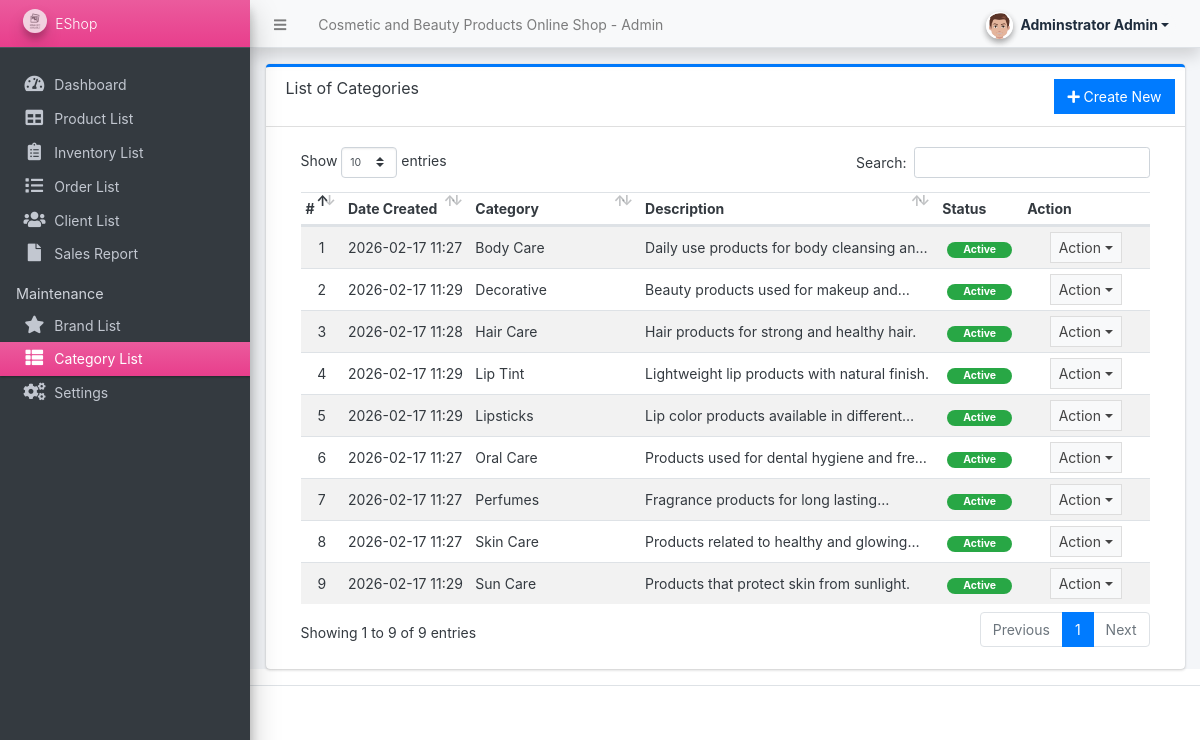
The app's page /admin/?page=maintenance/category (signed in) with its own data.
### tables this page shows
CREATE TABLE `categories` (
  `id` int(30) NOT NULL,
  `category` varchar(250) NOT NULL,
  `description` text DEFAULT NULL,
  `status` tinyint(1) NOT NULL DEFAULT 1,
  `delete_flag` tinyint(1) NOT NULL DEFAULT 0,
  `date_created` datetime NOT NULL DEFAULT current_timestamp()
);

### admin/maintenance/category.php (the view, shortened to what this page needs)
<div class="card card-outline card-primary">
	<div class="card-header">
		<h3 class="card-title">List of Categories</h3>
		<div class="card-tools">
			<a href="javascript:void(0)" id="create_new" class="btn btn-flat btn-primary"><span class="fas fa-plus"></span>  Create New</a>
		</div>
	</div>
	<div class="card-body">
		<div class="container-fluid">
        <div class="container-fluid">
			<table class="table table-hover table-striped">
				<colgroup>
					<col width="5%">
					<col width="15%">
					<col width="20%">
					<col width="35%">
					<col width="10%">
					<col width="15%">
				</colgroup>
				<thead>
					<tr>
						<th>#</th>
						<th>Date Created</th>
						<th>Category</th>
						<th>Description</th>
						<th>Status</th>
						<th>Action</th>
					</tr>
				</thead>
				<tbody>
					<?php
					$i = 1;
						$qry = $conn->query("SELECT * from `categories` where delete_flag = 0 order by category asc ");
						while($row = $qry->fetch_assoc()):
                            $row['description'] = strip_tags(stripslashes(html_entity_decode($row['description'])));
					?>
						<tr>
							<td class="text-center"><?php echo $i++; ?></td>
							<td><?php echo date("Y-m-d H:i",strtotime($row['date_created'])) ?></td>
							<td><?php echo $row['category'] ?></td>
							<td ><p class="truncate-1 m-0"><?php echo $row['description'] ?></p></td>
							<td class="text-center">
                                <?php if($row['status'] == 1): ?>
                                    <span class="badge badge-success px-3 rounded-pill">Active</span>
                                <?php else: ?>
                                    <span class="badge badge-danger px-3 rounded-pill">Inactive</span>
                                <?php endif; ?>
                            </td>
							<td align="center">
								 <button type="button" class="btn btn-flat btn-default btn-sm dropdown-toggle dropdown-icon" data-toggle="dropdown">
				                  		Action
				                  </button>
							</td>
						</tr>
					<?php endwhile; ?>
				</tbody>
			</table>
		</div>
		</div>
	</div>
</div>

### records on screen
categories: date_created "2026-02-17 11:27", category "Body Care", description "Daily use products for body cleansing…", status "Active"
categories: date_created "2026-02-17 11:29", category "Decorative", description "Beauty products used for makeup…", status "Active"
categories: date_created "2026-02-17 11:28", category "Hair Care", description "Hair products for strong and healthy hair.", status "Active"
categories: date_created "2026-02-17 11:29", category "Lip Tint", description "Lightweight lip products with natural finish.", status "Active"
categories: date_created "2026-02-17 11:29", category "Lipsticks", description "Lip color products available in…", status "Active"
categories: date_created "2026-02-17 11:27", category "Oral Care", description "Products used for dental hygiene and…", status "Active"
categories: date_created "2026-02-17 11:27", category "Perfumes", description "Fragrance products for long…", status "Active"
categories: date_created "2026-02-17 11:27", category "Skin Care", description "Products related to healthy and…", status "Active"
categories: date_created "2026-02-17 11:29", category "Sun Care", description "Products that protect skin from sunlight.", status "Active"

### other values on screen
$_settings->info('name') "Cosmetic and Beauty Products Online Shop"
$_settings->userdata('firstname').' '.$_settings->userdata('lastname') "Adminstrator Admin"
$_settings->info('short_name') "EShop"
